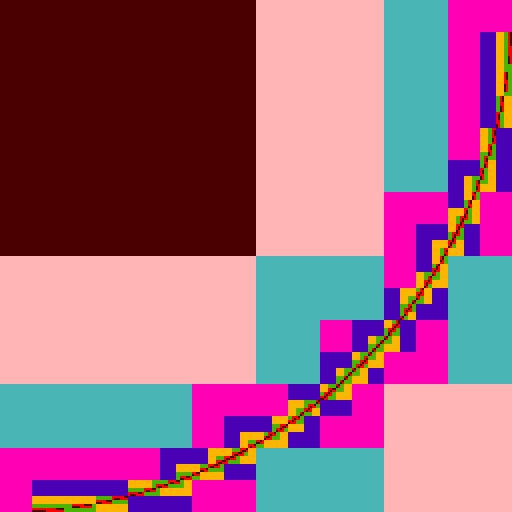
Frame 1 (no input)
Frame 2 (the mouse pressed at the canvas centre, redrawn once): identical to frame 1, image omitted

The Processing sketch that drew this single still picture (run headless with seeded random() and noise(); the mouse was pressed at the canvas centre and the sketch redrawn once):

// Processing sketch: processing_187083
// ── processing_187083.pde

// Quad-Tree-implementation.
// Written by Jakob Thomsen.
// (see http://en.wikipedia.org/wiki/Quadtree)

class QuadTreeNode
{
  // Information is only stored in leafs, i.e. nodes is non-null.
  boolean content;
  QuadTreeNode[] nodes;

  QuadTreeNode()
  {
  }

  QuadTreeNode(boolean _content)
  {
    content = _content;
  }

  int index(int x, int y, int level)
  {
    int ix = (x >> (level - 1)) & 1;
    int iy = (y >> (level - 1)) & 1;

    return (iy << 1) | (ix << 0);
  }

  int get_level(int x, int y, int level)
  {
    // leaf reached (max. depth)
    if (level <= 0)
    { 
      return 0;
    }

    // leaf reached (no sub-trees)
    if (nodes == null)
    { 
      return level;
    }

    QuadTreeNode SubTree = nodes[index(x, y, level)];
    return SubTree.get_level(x, y, level - 1);
    /*
    QuadTreeNode SubTree = this;
     int L; 
     for(L = level; L > 0 && SubTree != null; L--)
     {
     SubTree = SubTree.nodes[index(x, L)][index(y, L)];
     }
     return L;
     */
  }

  boolean get_value(int x, int y, int level)
  {
    // leaf reached (max. depth)
    if (level <= 0)
    { 
      return content;
    }

    // leaf reached (no sub-trees)
    if (nodes == null)
    { 
      return content;
    }

    QuadTreeNode SubTree = nodes[index(x, y, level)];
    return SubTree.get_value(x, y, level - 1);
  }

  void set_value(int x, int y, boolean new_content, int level)
  {
    // leaf reached (max. depth)
    if (level <= 0)
    {
      // TODO: implement list of cargo-elements
      // so different elements can co-exist at node
      content = new_content;

      return;
    }

    int idx = index(x, y, level);

    // sub-dividable leaf
    if (nodes == null)
    {
      if (content == new_content)
      {
        return;
      }

      nodes = new QuadTreeNode[4];
      // NOTE: need to create DIFFERENT new nodes,
      //       otherwise changing one would change the others by reference!
      nodes[0] = new QuadTreeNode(content);
      nodes[1] = new QuadTreeNode(content);
      nodes[2] = new QuadTreeNode(content);
      nodes[3] = new QuadTreeNode(content);

      // Information ONLY in leaf nodes!
      // content = null;
    }

    // composite node
    nodes[idx].set_value(x, y, new_content, level - 1);

    // can sub-nodes be combined?
    if (nodes[0].content != new_content)
    { 
      return;
    }
    if (nodes[1].content != new_content)
    { 
      return;
    }
    if (nodes[2].content != new_content)
    { 
      return;
    }
    if (nodes[3].content != new_content)
    { 
      return;
    }

    // all sub-trees are leaves of equal content
    nodes = null;
    content = new_content;
  }
}

class QuadTree
{
  int levels = 0;
  QuadTreeNode root;

  QuadTree()
  {
  }

  QuadTree(int _levels)
  {
    levels = _levels;
    root = new QuadTreeNode();
  }

  QuadTree(int _levels, boolean content)
  {
    levels = _levels;
    root = new QuadTreeNode(content);
  }

  int max_levels()
  {
    return levels;
  }

  int get_size()
  {
    return 1 << levels;
  }

  int get_level(int x, int y)
  {
    return root.get_level(x, y, levels);
  }

  boolean get_value(int x, int y)
  {
    return root.get_value(x, y, levels);
  }

  // WARNING:
  // changing a inserted value by reference-side-effect
  // corrupts the tree 
  void set_value(int x, int y, boolean content)
  {
    root.set_value(x, y, content, levels);
  }
}

void circle(QuadTree tree, int xc, int yc, int r, boolean content)
{
  int x0 = max(0, xc - r);
  int y0 = max(0, yc - r);
  int x1 = min(tree.get_size(), xc + r);
  int y1 = min(tree.get_size(), yc + r);

  for (int y = y0; y < y1; y++)
  {
    for (int x = x0; x < x1; x++)
    {
      int dx = x - xc;
      int dy = y - yc;
      if(dx * dx + dy * dy < r * r)
      {
        tree.set_value(x, y, content);
      }
    }
  }
}

void display(QuadTree tree)
{
  strokeWeight(1);
  for (int v = 0; v < tree.get_size(); v++)
  {
    for (int u = 0; u < tree.get_size(); u++)
    {
      boolean content = tree.get_value(u, v);
      stroke(content ? 1 : 0);
      point(u, v);
    }
  }
}

void display_levels(QuadTree tree)
{
  strokeWeight(1);
  for (int v = 0; v < tree.get_size(); v++)
  {
    for (int u = 0; u < tree.get_size(); u++)
    {
      int level = tree.get_level(u, v);

      int red = (level >> 0) & 1;
      int green = (level >> 1) & 1;
      int blue = (level >> 2) & 1;

      stroke(red, green, blue);
      point(u, v);
    }
  }
}

QuadTree g_tree;

void setup()
{
  size(512, 512);
  colorMode(RGB, 1);
  g_tree = new QuadTree(9, true);
  g_tree.set_value(1, 0, false);
  g_tree.set_value(1, 0, true);
  circle(g_tree, 0, 0, g_tree.get_size(), false);
}

void draw()
{
  background(1, 0, 0, 1);
  // display(g_tree);
  display_levels(g_tree);
  noLoop();
  
  /*
  if(mousePressed)
  {
    if(mouseButton == LEFT)
    {
      circle(g_tree, mouseX, mouseY, g_tree.get_size() / 10, false);
    }
    
    if(mouseButton == RIGHT)
    {
      circle(g_tree, mouseX, mouseY, g_tree.get_size() / 10, true);
    }
  }
  */
}
